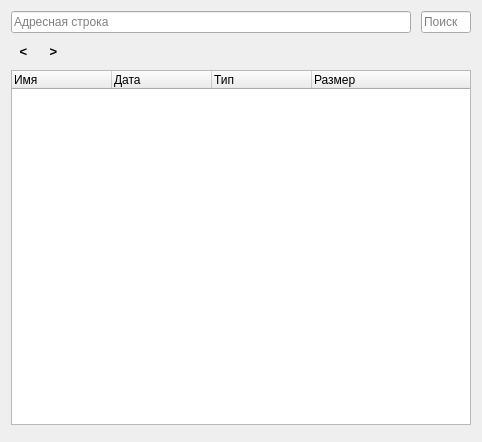
<?xml version="1.0" encoding="UTF-8"?>
<ui version="4.0">
 <class>Form</class>
 <widget class="QWidget" name="Form">
  <property name="geometry">
   <rect>
    <x>0</x>
    <y>0</y>
    <width>482</width>
    <height>442</height>
   </rect>
  </property>
  <property name="windowTitle">
   <string>Form</string>
  </property>
  <layout class="QVBoxLayout" name="verticalLayout">
   <item>
    <widget class="QWidget" name="widget_4" native="true">
     <layout class="QHBoxLayout" name="horizontalLayout_3">
      <property name="spacing">
       <number>10</number>
      </property>
      <property name="leftMargin">
       <number>0</number>
      </property>
      <property name="topMargin">
       <number>0</number>
      </property>
      <property name="rightMargin">
       <number>0</number>
      </property>
      <property name="bottomMargin">
       <number>0</number>
      </property>
      <item>
       <widget class="QLineEdit" name="lineEdit">
        <property name="placeholderText">
         <string>Адресная строка</string>
        </property>
       </widget>
      </item>
      <item>
       <widget class="QLineEdit" name="lineEdit_2">
        <property name="minimumSize">
         <size>
          <width>0</width>
          <height>0</height>
         </size>
        </property>
        <property name="maximumSize">
         <size>
          <width>50</width>
          <height>16777215</height>
         </size>
        </property>
        <property name="placeholderText">
         <string>Поиск</string>
        </property>
       </widget>
      </item>
     </layout>
    </widget>
   </item>
   <item>
    <widget class="QWidget" name="widget" native="true">
     <property name="minimumSize">
      <size>
       <width>0</width>
       <height>25</height>
      </size>
     </property>
     <property name="maximumSize">
      <size>
       <width>16777212</width>
       <height>25</height>
      </size>
     </property>
     <property name="styleSheet">
      <string notr="true">QPushButton{
border:none;
}</string>
     </property>
     <layout class="QHBoxLayout" name="horizontalLayout">
      <property name="spacing">
       <number>5</number>
      </property>
      <property name="leftMargin">
       <number>0</number>
      </property>
      <property name="topMargin">
       <number>0</number>
      </property>
      <property name="rightMargin">
       <number>0</number>
      </property>
      <property name="bottomMargin">
       <number>0</number>
      </property>
      <item>
       <widget class="QPushButton" name="btn_back">
        <property name="sizePolicy">
         <sizepolicy hsizetype="Preferred" vsizetype="Preferred">
          <horstretch>0</horstretch>
          <verstretch>0</verstretch>
         </sizepolicy>
        </property>
        <property name="minimumSize">
         <size>
          <width>25</width>
          <height>0</height>
         </size>
        </property>
        <property name="maximumSize">
         <size>
          <width>25</width>
          <height>16777215</height>
         </size>
        </property>
        <property name="font">
         <font>
          <pointsize>10</pointsize>
          <weight>75</weight>
          <bold>true</bold>
         </font>
        </property>
        <property name="text">
         <string>&lt;</string>
        </property>
       </widget>
      </item>
      <item>
       <widget class="QPushButton" name="btn_next">
        <property name="sizePolicy">
         <sizepolicy hsizetype="Preferred" vsizetype="Preferred">
          <horstretch>0</horstretch>
          <verstretch>0</verstretch>
         </sizepolicy>
        </property>
        <property name="minimumSize">
         <size>
          <width>25</width>
          <height>0</height>
         </size>
        </property>
        <property name="maximumSize">
         <size>
          <width>25</width>
          <height>16777215</height>
         </size>
        </property>
        <property name="font">
         <font>
          <pointsize>10</pointsize>
          <weight>75</weight>
          <bold>true</bold>
         </font>
        </property>
        <property name="text">
         <string>&gt;</string>
        </property>
       </widget>
      </item>
      <item>
       <widget class="QPushButton" name="btn_create_folder">
        <property name="sizePolicy">
         <sizepolicy hsizetype="Preferred" vsizetype="Preferred">
          <horstretch>0</horstretch>
          <verstretch>0</verstretch>
         </sizepolicy>
        </property>
        <property name="minimumSize">
         <size>
          <width>25</width>
          <height>0</height>
         </size>
        </property>
        <property name="maximumSize">
         <size>
          <width>25</width>
          <height>16777215</height>
         </size>
        </property>
        <property name="styleSheet">
         <string notr="true"/>
        </property>
        <property name="text">
         <string/>
        </property>
        <property name="icon">
         <iconset resource="res.qrc">
          <normaloff>:/icons/icons/folder-plus.svg</normaloff>:/icons/icons/folder-plus.svg</iconset>
        </property>
        <property name="iconSize">
         <size>
          <width>16</width>
          <height>16</height>
         </size>
        </property>
       </widget>
      </item>
      <item>
       <widget class="QPushButton" name="btn_update">
        <property name="sizePolicy">
         <sizepolicy hsizetype="Preferred" vsizetype="Preferred">
          <horstretch>0</horstretch>
          <verstretch>0</verstretch>
         </sizepolicy>
        </property>
        <property name="minimumSize">
         <size>
          <width>25</width>
          <height>0</height>
         </size>
        </property>
        <property name="maximumSize">
         <size>
          <width>25</width>
          <height>16777215</height>
         </size>
        </property>
        <property name="text">
         <string/>
        </property>
        <property name="icon">
         <iconset resource="res.qrc">
          <normaloff>:/icons/icons/rotate-cw.svg</normaloff>:/icons/icons/rotate-cw.svg</iconset>
        </property>
       </widget>
      </item>
      <item>
       <widget class="QPushButton" name="pushButton">
        <property name="text">
         <string/>
        </property>
        <property name="icon">
         <iconset resource="res.qrc">
          <normaloff>:/icons/icons/eye.svg</normaloff>:/icons/icons/eye.svg</iconset>
        </property>
       </widget>
      </item>
      <item>
       <spacer name="horizontalSpacer">
        <property name="orientation">
         <enum>Qt::Horizontal</enum>
        </property>
        <property name="sizeHint" stdset="0">
         <size>
          <width>40</width>
          <height>20</height>
         </size>
        </property>
       </spacer>
      </item>
     </layout>
    </widget>
   </item>
   <item>
    <widget class="QWidget" name="widget_2" native="true">
     <layout class="QVBoxLayout" name="verticalLayout_3">
      <property name="spacing">
       <number>0</number>
      </property>
      <property name="leftMargin">
       <number>0</number>
      </property>
      <property name="topMargin">
       <number>0</number>
      </property>
      <property name="rightMargin">
       <number>0</number>
      </property>
      <property name="bottomMargin">
       <number>0</number>
      </property>
      <item>
       <widget class="QTreeWidget" name="treeWidget">
        <column>
         <property name="text">
          <string>Имя</string>
         </property>
        </column>
        <column>
         <property name="text">
          <string>Дата</string>
         </property>
        </column>
        <column>
         <property name="text">
          <string>Тип</string>
         </property>
        </column>
        <column>
         <property name="text">
          <string>Размер</string>
         </property>
        </column>
       </widget>
      </item>
     </layout>
    </widget>
   </item>
   <item>
    <widget class="QWidget" name="widget_3" native="true"/>
   </item>
  </layout>
 </widget>
 <resources>
  <include location="res.qrc"/>
 </resources>
 <connections/>
</ui>
